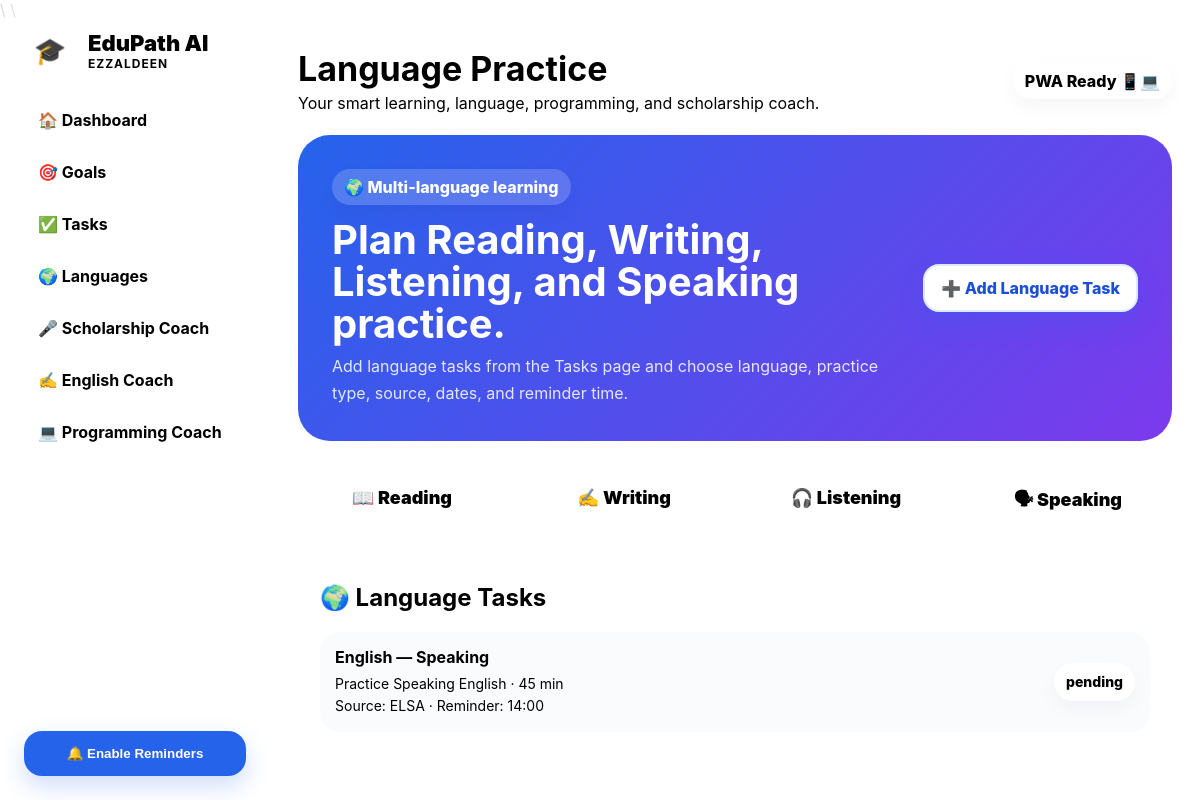
Before: /languages with the older database file.
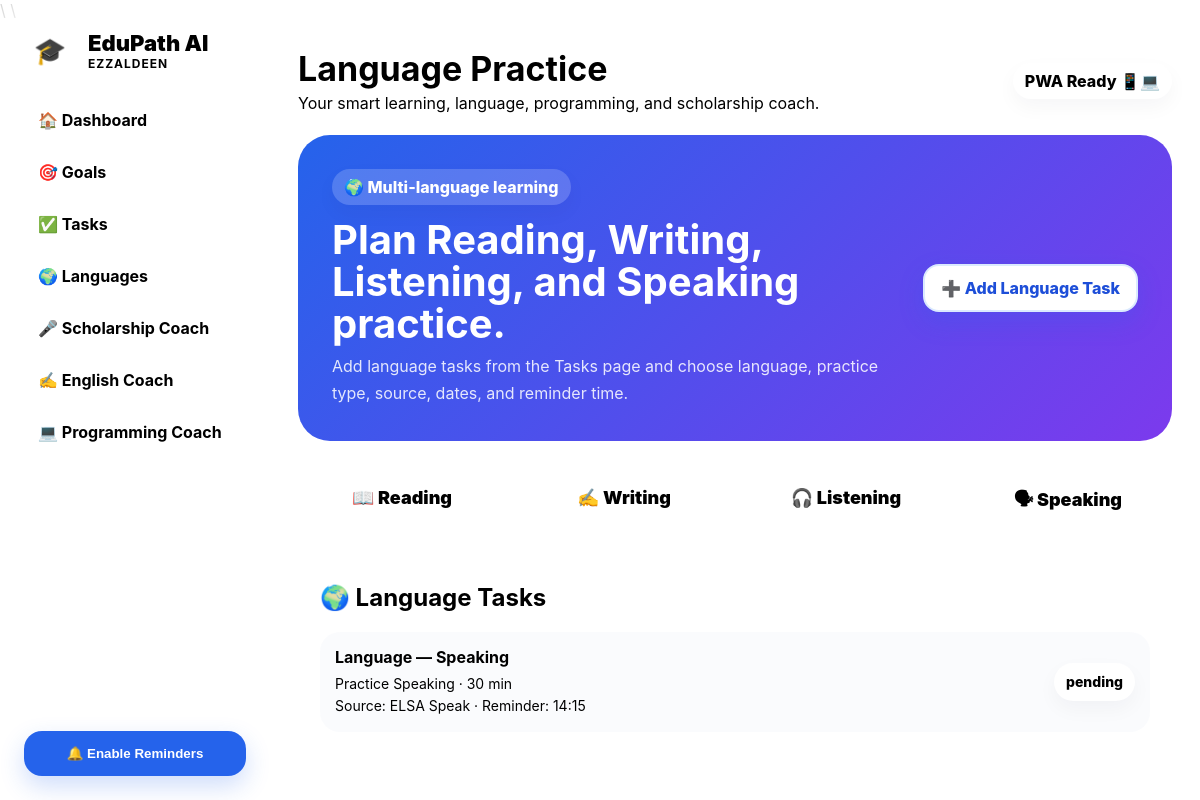
After: the same page with the newer database file.
### app/__init__.py (models this page shows)
class StudyTask(db.Model):
    id = db.Column(db.Integer, primary_key=True)
    goal_id = db.Column(db.Integer, db.ForeignKey("goal.id"), nullable=True)
    title = db.Column(db.String(220), nullable=False)
    category = db.Column(db.String(80), nullable=False, default="Study")
    custom_category = db.Column(db.String(120), nullable=True)
    skill = db.Column(db.String(100), nullable=False, default="General")
    topic = db.Column(db.String(120), nullable=True)
    custom_topic = db.Column(db.String(120), nullable=True)
    custom_skill = db.Column(db.String(120), nullable=True)
    language = db.Column(db.String(80), nullable=True)
    practice_type = db.Column(db.String(80), nullable=True)
    source = db.Column(db.String(180), nullable=True)
    difficulty = db.Column(db.Integer, nullable=False, default=1)
    priority = db.Column(db.Integer, nullable=False, default=3)
    estimated_minutes = db.Column(db.Integer, nullable=False, default=30)
    start_date = db.Column(db.String(40), nullable=True)
    due_date = db.Column(db.String(40), nullable=True)
    reminder_time = db.Column(db.String(20), nullable=True)
    repeat_type = db.Column(db.String(40), nullable=False, default="daily")
    repeat_days = db.Column(db.String(120), nullable=True)
    status = db.Column(db.String(30), nullable=False, default="pending")
    review_count = db.Column(db.Integer, nullable=False, default=0)
    last_reviewed = db.Column(db.String(40), nullable=True)
    notes = db.Column(db.Text, nullable=True)
    goal = db.relationship("Goal", backref="tasks")

### app/__init__.py (the view)
    @app.route("/languages")
    def languages():
        tasks = StudyTask.query.filter_by(category="Language").order_by(StudyTask.id.desc()).all()
        return render_template("languages.html", tasks=tasks)

### app/templates/languages.html (shortened to what this page needs)
{% extends "base.html" %}
{% block page_title %}Language Practice{% endblock %}
{% block content %}
<section class="hero compact">
    <div>
        <span class="tag">🌍 Multi-language learning</span>
        <h2>Plan Reading, Writing, Listening, and Speaking practice.</h2>
        <p>Add language tasks from the Tasks page and choose language, practice type, source, dates, and reminder time.</p>
    </div>
    <a class="button light" href="{{ url_for('tasks') }}">➕ Add Language Task</a>
</section>
<section class="grid-4">
    <div class="skill-card">📖 Reading</div>
    <div class="skill-card">✍️ Writing</div>
    <div class="skill-card">🎧 Listening</div>
    <div class="skill-card">🗣 Speaking</div>
</section>
<section class="card">
    <h2>🌍 Language Tasks</h2>
    {% for task in tasks %}
        <div class="task-mini">
            <div>
                <strong>{{ task.language or "Language" }} — {{ task.practice_type or task.skill }}</strong>
                <span>{{ task.title }} · {{ task.estimated_minutes }} min</span>
                <span>Source: {{ task.source or "not set" }} · Reminder: {{ task.reminder_time or "not set" }}</span>
            </div>
            <span class="badge">{{ task.status }}</span>
        </div>
    {% else %}
        <p class="muted">No language tasks yet.</p>
    {% endfor %}
</section>
{% endblock %}

Changed rows visible on the page:
changed StudyTask "Speaking": language "English" → "Language"; title "Practice Speaking English" → "Practice Speaking"; estimated_minutes "45" → "30"; source "ELSA" → "ELSA Speak"; reminder_time "14:00" → "14:15"
